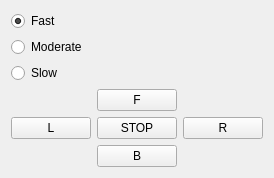
            <widget class="QWidget" name="tab_25">
             <attribute name="title">
              <string>Robot Drive</string>
             </attribute>
             <layout class="QGridLayout" name="gridLayout_8">
              <item row="0" column="0">
               <widget class="QRadioButton" name="speed_fast">
                <property name="text">
                 <string>Fast</string>
                </property>
                <property name="checked">
                 <bool>true</bool>
                </property>
               </widget>
              </item>
              <item row="1" column="0">
               <widget class="QRadioButton" name="speed_moderate">
                <property name="text">
                 <string>Moderate</string>
                </property>
               </widget>
              </item>
              <item row="2" column="0">
               <widget class="QRadioButton" name="speed_slow">
                <property name="text">
                 <string>Slow</string>
                </property>
               </widget>
              </item>
              <item row="3" column="0">
               <layout class="QGridLayout" name="gridLayout_35">
                <item row="0" column="1">
                 <widget class="QPushButton" name="Forward">
                  <property name="text">
                   <string>F</string>
                  </property>
                 </widget>
                </item>
                <item row="1" column="0">
                 <widget class="QPushButton" name="TURNLEFT">
                  <property name="text">
                   <string>L</string>
                  </property>
                 </widget>
                </item>
                <item row="1" column="1">
                 <widget class="QPushButton" name="STOP">
                  <property name="text">
                   <string>STOP</string>
                  </property>
                 </widget>
                </item>
                <item row="1" column="2">
                 <widget class="QPushButton" name="TURNRIGHT">
                  <property name="text">
                   <string>R</string>
                  </property>
                 </widget>
                </item>
                <item row="2" column="1">
                 <widget class="QPushButton" name="BACKWARD">
                  <property name="text">
                   <string>B</string>
                  </property>
                 </widget>
                </item>
               </layout>
              </item>
             </layout>
            </widget>
